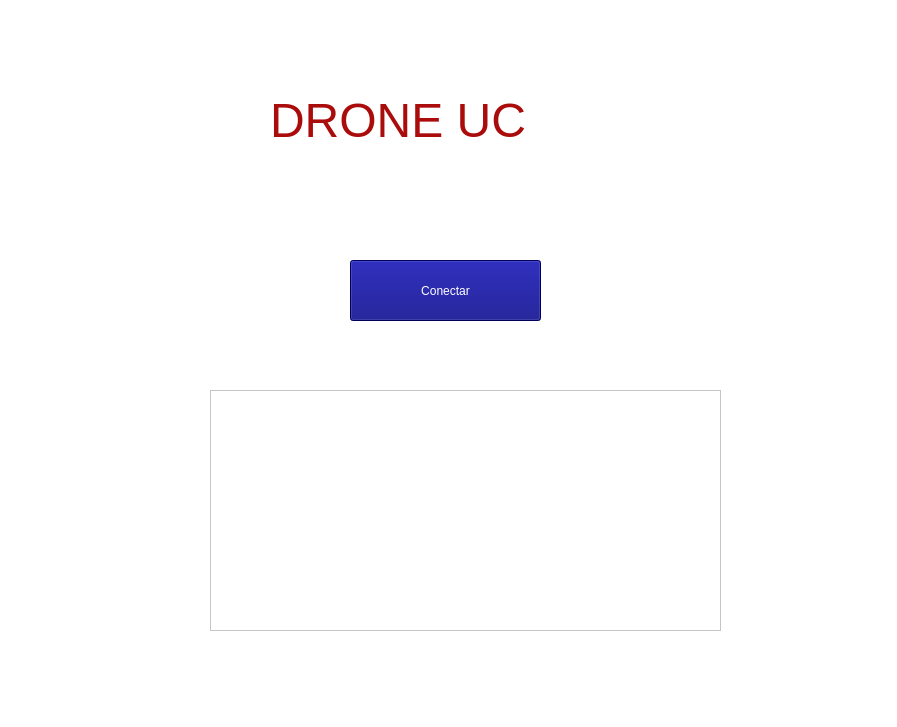
<?xml version="1.0" encoding="UTF-8"?>
<ui version="4.0">
 <class>MainWindow</class>
 <widget class="QMainWindow" name="MainWindow">
  <property name="geometry">
   <rect>
    <x>0</x>
    <y>0</y>
    <width>897</width>
    <height>727</height>
   </rect>
  </property>
  <property name="windowTitle">
   <string>MainWindow</string>
  </property>
  <property name="styleSheet">
   <string notr="true">background-color: rgb(255, 255, 255);</string>
  </property>
  <widget class="QWidget" name="centralwidget">
   <widget class="QLabel" name="Titulo">
    <property name="geometry">
     <rect>
      <x>270</x>
      <y>90</y>
      <width>361</width>
      <height>61</height>
     </rect>
    </property>
    <property name="styleSheet">
     <string notr="true">font: 8pt &quot;Swis721 Blk BT&quot;;
color: rgb(170, 11, 11);</string>
    </property>
    <property name="text">
     <string>&lt;html&gt;&lt;head/&gt;&lt;body&gt;&lt;p&gt;&lt;span style=&quot; font-size:36pt;&quot;&gt;DRONE UC&lt;/span&gt;&lt;/p&gt;&lt;/body&gt;&lt;/html&gt;</string>
    </property>
   </widget>
   <widget class="QTextEdit" name="consola">
    <property name="geometry">
     <rect>
      <x>210</x>
      <y>390</y>
      <width>511</width>
      <height>241</height>
     </rect>
    </property>
    <property name="styleSheet">
     <string notr="true">border-color: rgb(0, 0, 0);</string>
    </property>
   </widget>
   <widget class="QPushButton" name="conectarBoton">
    <property name="geometry">
     <rect>
      <x>350</x>
      <y>260</y>
      <width>191</width>
      <height>61</height>
     </rect>
    </property>
    <property name="styleSheet">
     <string notr="true">background-color: rgb(0, 0, 127);
font: 20pt &quot;Arial&quot;;
color: rgb(255, 255, 255);</string>
    </property>
    <property name="text">
     <string>Conectar</string>
    </property>
   </widget>
  </widget>
  <widget class="QStatusBar" name="statusbar"/>
 </widget>
 <resources/>
 <connections/>
</ui>
